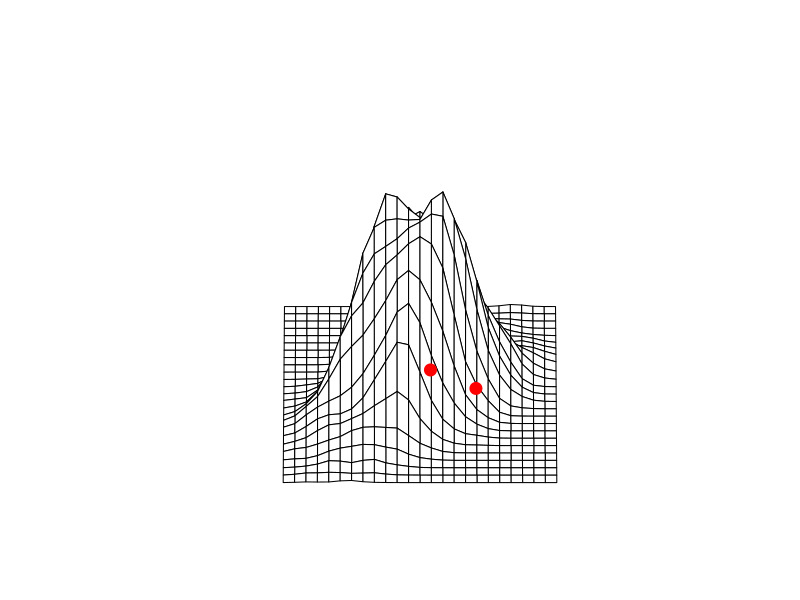
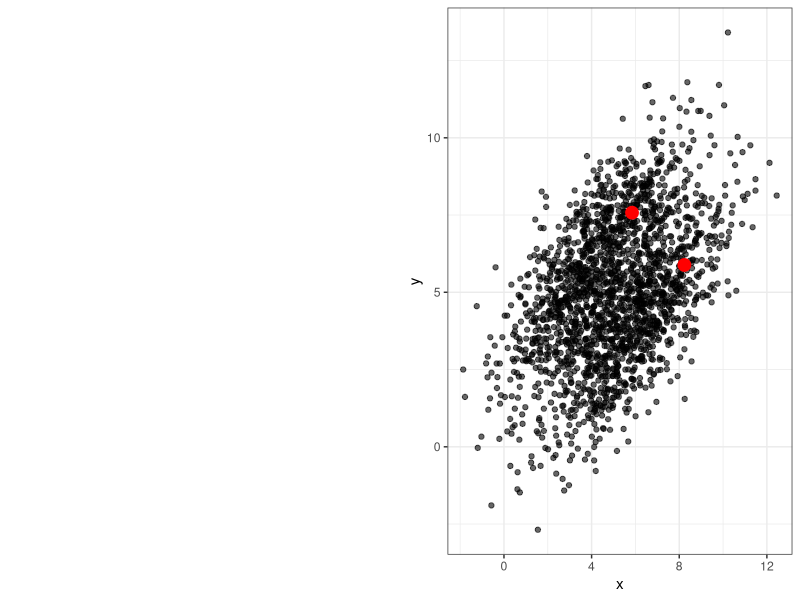

Reproduce these figures in R, in order.
# PREREQ -----------------------------------------------------------------------

library(knitr)
library(mvtnorm)
library(ggplot2)
library(MASS)
library(cowplot)
library(tidyverse)

options(digits = 3, 
        width = 65, 
        str = strOptions(strict.width = "cut", vec.len = 3))

# DATA -------------------------------------------------------------------------

set.seed(1020)

# Create data as mixture of Gaussians

mu_1 = c(6, 4)
mu_2 = c(4, 6)
Sigma = matrix(c(4, 3, 3, 4), ncol = 2)

cluster_1 = rmvnorm(1000, 
                    mean = mu_1, 
                    sigma = Sigma)

cluster_2 = rmvnorm(1000, 
                    mean = mu_2, 
                    sigma = Sigma)

data_bvnorm = data.frame(
  cbind(
    rbind(cluster_1, cluster_2),
    rep(0, length(cluster_1))
  )
)

colnames(data_bvnorm) = c("x", "y", "is_sampled")

sampled = sample(seq_len(nrow(data_bvnorm)), 2, replace = FALSE)
data_bvnorm[sampled, "is_sampled"] = 1

highlight = data_bvnorm %>% 
  filter(is_sampled == 1)

x_sampled = highlight[1, 1:2]
y_sampled = highlight[2, 1:2]

density_2d = kde2d(data_bvnorm$x, data_bvnorm$y)

# PLOT -------------------------------------------------------------------------

pdf("../figure/ml-basics-sample-from-dgp.pdf", width = 8, height = 5)

pmat = persp(
  density_2d, 
  box = FALSE, 
  phi = 40,
  r = 160
)

my_points = trans3d(
  
  c(as.numeric(x_sampled[1]), as.numeric(y_sampled[1])), 
  c(as.numeric(x_sampled[2]), as.numeric(y_sampled[2])), 
  c(0, 0), 
  pmat = pmat
  
)

points(my_points, pch = 19, col = "red", cex = 1.6)

p_1 = recordPlot()

p_2 = ggplot(data_bvnorm, aes(x = x, y = y)) + 
  geom_point(alpha = 0.6) + 
  labs(x = "x", y = "y") + 
  geom_point(data = highlight, col = "red", size = 4) +
  theme_bw()

p = plot_grid(p_1, p_2)

# CHANGE SAVING GO BASE R

ggsave("../figure/ml-basics-sample-from-dgp.pdf", width = 8, height = 5)
dev.off()
